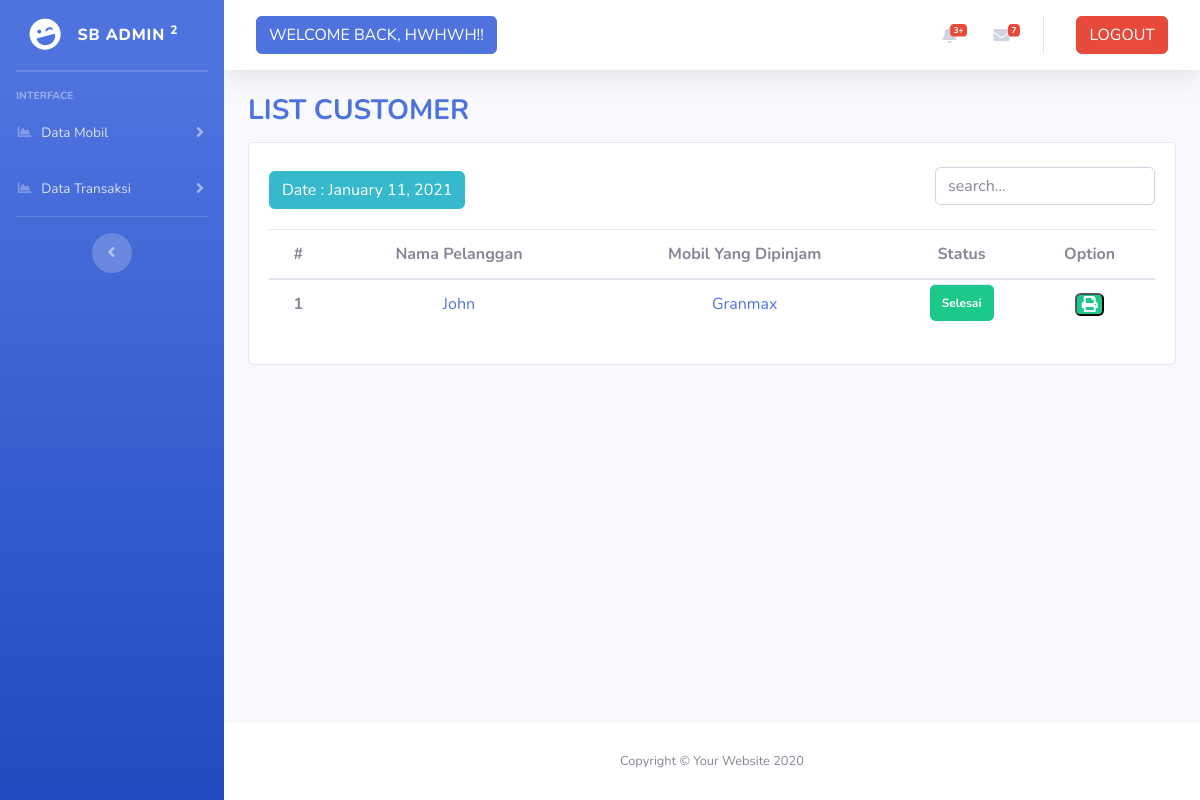
Before: /admin/selesai_transaksi.php (signed in) with the older database file.
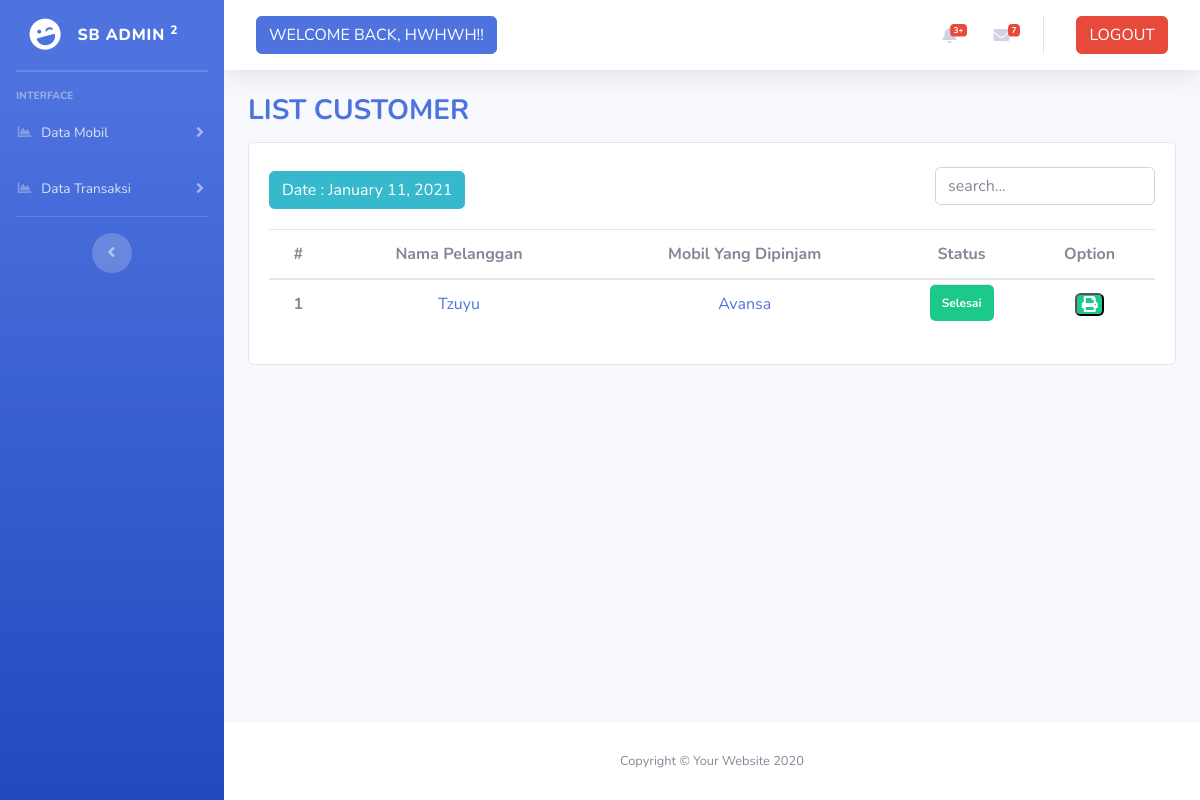
After: the same page with the newer database file.
### tables this page shows
CREATE TABLE `data_customer` (
  `id_cs` int(11) UNSIGNED NOT NULL,
  `id_car` int(11) NOT NULL,
  `name` varchar(80) NOT NULL,
  `identity` varchar(100) NOT NULL,
  `address` varchar(100) NOT NULL,
  `phone` varchar(20) NOT NULL,
  `checkin` date NOT NULL,
  `checkout` date NOT NULL DEFAULT '0000-00-00',
  `days` int(11) UNSIGNED NOT NULL DEFAULT 0,
  `totalPrice` int(11) UNSIGNED NOT NULL DEFAULT 0,
  `status_cs` varchar(10) NOT NULL
);

CREATE TABLE `mobil_data` (
  `id_mobil` int(11) NOT NULL,
  `car_name` varchar(30) NOT NULL,
  `license_number` varchar(15) NOT NULL,
  `rental_price` int(11) NOT NULL,
  `type_car` varchar(15) NOT NULL,
  `status` varchar(10) NOT NULL,
  `description` text NOT NULL DEFAULT 'The Description Must Good!',
  `car_img` varchar(100) NOT NULL DEFAULT 'The char from image must bu less than 100 char!!'
);

### admin/auth.php (called while the page is built, shortened)
<?php
$connect = new mysqli('localhost', 'root', '', 'car_rent');
function query($query)
{
  global $connect;
  $result   = mysqli_query($connect, $query);
  $rows     = [];
  while ($row = mysqli_fetch_assoc($result)) {
    $rows[] = $row;
  }
  return $rows;
}

### admin/selesai_transaksi.php (the view, shortened to what this page needs)
<?php
$status = 'Selesai';
$sql = query('SELECT `dc`.`name`,
                     `dc`.`identity`,
                     `dc`.`address`,
                     `dc`.`phone`,
                     `dc`.`checkin`,
                     `dc`.`checkout`,
                     `dc`.`totalPrice`,
                     `dc`.`status_cs`,
                     `md`.`car_name`,
                     `md`.`license_number`,
                     `md`.`rental_price`
              FROM `data_customer` AS `dc` LEFT JOIN `mobil_data` AS `md`
              ON `dc`.`id_car` = `md`.`id_mobil` where `dc`.`status_cs`="' . $status . '" ');
?>
<?php include 'template/header.php'; ?>
<body id="page-top">
  <div id="wrapper">
    <?php include 'template/sidebar.php'; ?>
    <div id="content-wrapper" class="d-flex flex-column">
      <div id="content">
        <?php include 'template/navbar.php'; ?>
        <div class="container">
          <div class="float-left">
            <h3 class="text-primary"><b>LIST CUSTOMER</b></h3>
          </div>
        </div>
        <div class="container pt-5 mt-3">
          <div class="card">
            <div class="card-body">
              <div class="form-inline d-flex float-left md-form form-sm pt-2 pb-3">
                <a class="btn btn-info">Date : <?php echo date("F j, Y"); ?></a>
              </div>
              <form class="form-inline d-flex float-right md-form form-sm pt-1" method="post">
                <div class="form-group">
                  <input class="form-control mb-4" id="tableSearch" type="text" placeholder="search...">
                </div>
              </form>
              <table class="table mt-5 text-center">
                <thead>
                  <tr>
                    <th scope="col">#</th>
                    <th scope="col">Nama Pelanggan</th>
                    <th scope="col">Mobil Yang Dipinjam</th>
                    <th scope="col">Status</th>
                    <th scope="col">Option</th>
                  </tr>
                </thead>
                <tbody id="myTable">
                  <?php
                    $i = 1;
                    foreach ($sql as $data) {
                      $debug = implode(",", $data);
                      ?>
                        <tr>
                          <th><?php echo $i; ?></th>
                          <td>
                            <a href="" class="openEditDialog" data-toggle="modal" data-target="#modal2" data-id="<?php echo $debug; ?>"><?php echo $data['name']; ?></a>
                          </td>
                          <td>
                            <a href="" class="getID" data-toggle="modal" data-target="#modal1" data-id="<?php echo $debug; ?>"><?php echo $data['car_name']; ?></a>
                          </td>
                          <th class="badge badge-success mt-1"><?php echo $data['status_cs']; ?></th>
                          <th>
                            <form method="post">
                              <button type="submit" class="badge badge-success"><i class="fas fa-print fa-lg"></i></button>
                            </form>
                          </th>
                        </tr>
                      <?php
                        $i++;
                    }
                  ?>
                </tbody>
              </table>
            </div>
          </div>
        </div>
      </div>
      <?php include 'template/footer.php'; ?>
</body>

Changed rows visible on the page:
removed data_customer: name "John", id_car.car_name "Granmax", status_cs "Selesai"
now on this page (row edited): data_customer: name "Tzuyu", id_car.car_name "Avansa", status_cs "Selesai"
